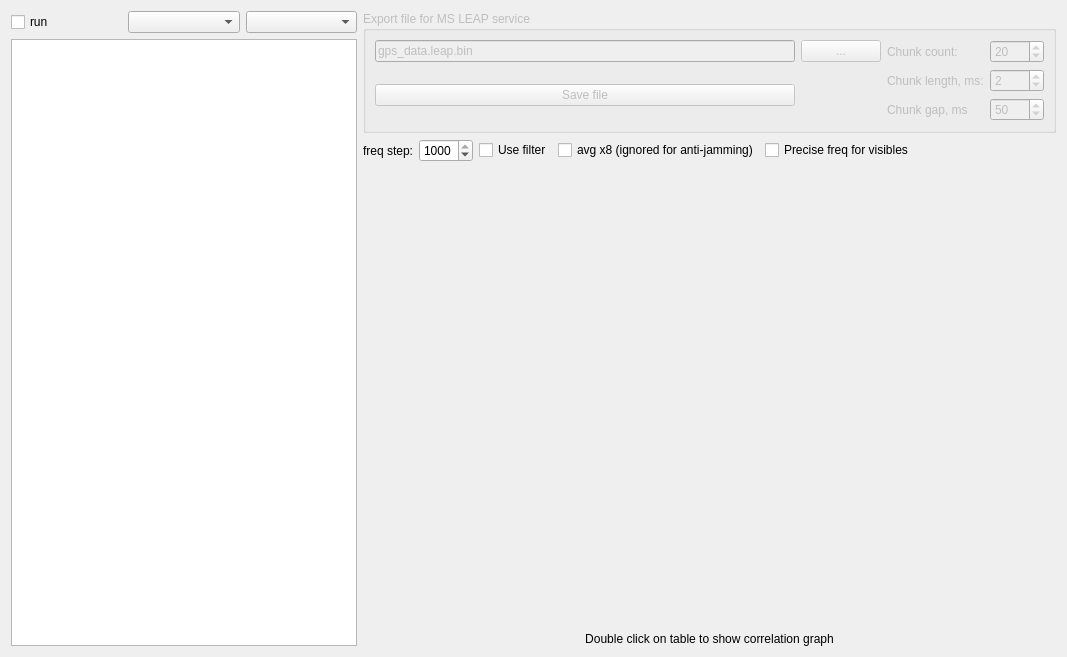
<?xml version="1.0" encoding="UTF-8"?>
<ui version="4.0">
 <class>GPSCorrForm</class>
 <widget class="QWidget" name="GPSCorrForm">
  <property name="geometry">
   <rect>
    <x>0</x>
    <y>0</y>
    <width>1067</width>
    <height>657</height>
   </rect>
  </property>
  <property name="windowTitle">
   <string>GPS Correlator</string>
  </property>
  <layout class="QHBoxLayout" name="horizontalLayout_3" stretch="1,2">
   <item>
    <layout class="QGridLayout" name="gridLayout">
     <item row="0" column="0">
      <layout class="QHBoxLayout" name="horizontalLayout">
       <item>
        <widget class="QCheckBox" name="checkRefresh">
         <property name="text">
          <string>run</string>
         </property>
        </widget>
       </item>
       <item>
        <widget class="QComboBox" name="comboBoxChannel">
         <property name="currentIndex">
          <number>-1</number>
         </property>
        </widget>
       </item>
       <item>
        <widget class="QComboBox" name="comboBoxGnssType"/>
       </item>
      </layout>
     </item>
     <item row="1" column="0">
      <widget class="QTableWidget" name="tableRes"/>
     </item>
    </layout>
   </item>
   <item>
    <layout class="QVBoxLayout" name="verticalLayout_2" stretch="0,0,1">
     <item>
      <widget class="QGroupBox" name="groupBoxRec">
       <property name="enabled">
        <bool>false</bool>
       </property>
       <property name="title">
        <string>Export file for MS LEAP service</string>
       </property>
       <layout class="QGridLayout" name="gridLayout_2">
        <item row="0" column="1">
         <widget class="QPushButton" name="pushButtonFile">
          <property name="enabled">
           <bool>false</bool>
          </property>
          <property name="text">
           <string>...</string>
          </property>
         </widget>
        </item>
        <item row="0" column="0">
         <widget class="QLineEdit" name="lineRecFileName">
          <property name="enabled">
           <bool>false</bool>
          </property>
          <property name="text">
           <string>gps_data.leap.bin</string>
          </property>
         </widget>
        </item>
        <item row="1" column="0" rowspan="2">
         <widget class="QPushButton" name="pushButtonSaveFile">
          <property name="enabled">
           <bool>false</bool>
          </property>
          <property name="text">
           <string>Save file</string>
          </property>
         </widget>
        </item>
        <item row="0" column="2">
         <widget class="QLabel" name="labelChCount">
          <property name="enabled">
           <bool>false</bool>
          </property>
          <property name="text">
           <string>Chunk count:</string>
          </property>
         </widget>
        </item>
        <item row="2" column="2">
         <widget class="QLabel" name="labelChGap">
          <property name="enabled">
           <bool>false</bool>
          </property>
          <property name="text">
           <string>Chunk gap, ms</string>
          </property>
         </widget>
        </item>
        <item row="1" column="3">
         <widget class="QSpinBox" name="spinBoxChunkLen">
          <property name="enabled">
           <bool>false</bool>
          </property>
          <property name="minimum">
           <number>1</number>
          </property>
          <property name="maximum">
           <number>999</number>
          </property>
          <property name="singleStep">
           <number>1</number>
          </property>
          <property name="value">
           <number>2</number>
          </property>
         </widget>
        </item>
        <item row="0" column="3">
         <widget class="QSpinBox" name="spinBoxChunkCount">
          <property name="enabled">
           <bool>false</bool>
          </property>
          <property name="minimum">
           <number>1</number>
          </property>
          <property name="maximum">
           <number>1000</number>
          </property>
          <property name="value">
           <number>20</number>
          </property>
         </widget>
        </item>
        <item row="2" column="3">
         <widget class="QSpinBox" name="spinBoxChunkGap">
          <property name="enabled">
           <bool>false</bool>
          </property>
          <property name="maximum">
           <number>999</number>
          </property>
          <property name="value">
           <number>50</number>
          </property>
         </widget>
        </item>
        <item row="1" column="2">
         <widget class="QLabel" name="labelChLen">
          <property name="enabled">
           <bool>false</bool>
          </property>
          <property name="text">
           <string>Chunk length, ms:</string>
          </property>
         </widget>
        </item>
       </layout>
      </widget>
     </item>
     <item>
      <layout class="QHBoxLayout" name="horizontalLayout_2" stretch="0,0,0,0,0,0">
       <item>
        <widget class="QLabel" name="labelChannel_3">
         <property name="layoutDirection">
          <enum>Qt::LeftToRight</enum>
         </property>
         <property name="text">
          <string>freq step:</string>
         </property>
         <property name="alignment">
          <set>Qt::AlignRight|Qt::AlignTrailing|Qt::AlignVCenter</set>
         </property>
        </widget>
       </item>
       <item>
        <widget class="QSpinBox" name="spinBoxFreqStep">
         <property name="minimum">
          <number>100</number>
         </property>
         <property name="maximum">
          <number>1000</number>
         </property>
         <property name="singleStep">
          <number>50</number>
         </property>
         <property name="value">
          <number>1000</number>
         </property>
        </widget>
       </item>
       <item>
        <widget class="QCheckBox" name="checkBoxUseFilter">
         <property name="text">
          <string>Use filter</string>
         </property>
        </widget>
       </item>
       <item>
        <widget class="QCheckBox" name="checkAverageX8">
         <property name="text">
          <string>avg x8 (ignored for anti-jamming)</string>
         </property>
         <property name="checked">
          <bool>false</bool>
         </property>
        </widget>
       </item>
       <item>
        <widget class="QCheckBox" name="checkBoxPrecise">
         <property name="text">
          <string>Precise freq for visibles</string>
         </property>
        </widget>
       </item>
       <item>
        <spacer name="horizontalSpacer">
         <property name="orientation">
          <enum>Qt::Horizontal</enum>
         </property>
         <property name="sizeHint" stdset="0">
          <size>
           <width>40</width>
           <height>20</height>
          </size>
         </property>
        </spacer>
       </item>
      </layout>
     </item>
     <item>
      <layout class="QVBoxLayout" name="verticalLayout" stretch="1,0">
       <item>
        <widget class="QCustomPlot" name="widgetCorrGraph" native="true">
         <property name="minimumSize">
          <size>
           <width>100</width>
           <height>100</height>
          </size>
         </property>
        </widget>
       </item>
       <item>
        <widget class="QLabel" name="labelHelp">
         <property name="text">
          <string>Double click on table to show correlation graph</string>
         </property>
         <property name="alignment">
          <set>Qt::AlignCenter</set>
         </property>
        </widget>
       </item>
      </layout>
     </item>
    </layout>
   </item>
  </layout>
 </widget>
 <customwidgets>
  <customwidget>
   <class>QCustomPlot</class>
   <extends>QWidget</extends>
   <header>gui/qcustomplot.h</header>
   <container>1</container>
  </customwidget>
 </customwidgets>
 <resources/>
 <connections/>
</ui>
